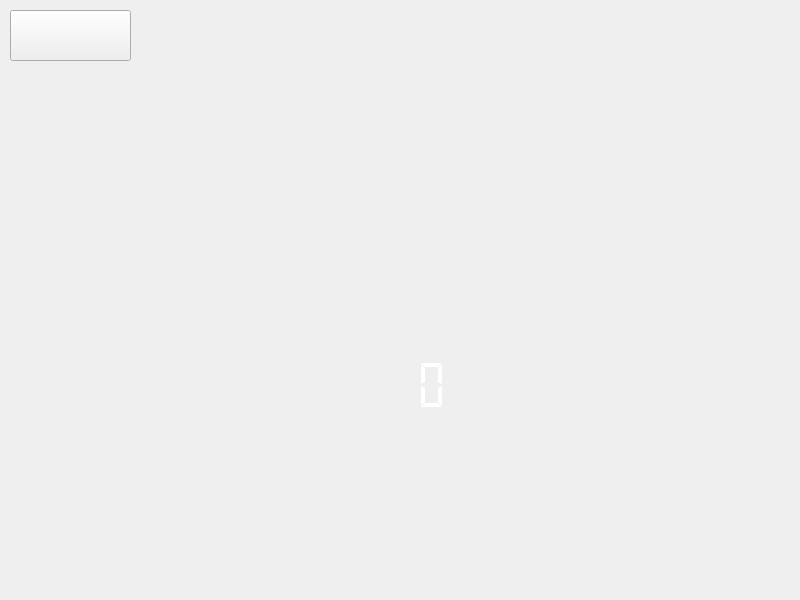
<?xml version="1.0" encoding="UTF-8"?>
<ui version="4.0">
 <class>bomb_endwindow</class>
 <widget class="QMainWindow" name="bomb_endwindow">
  <property name="geometry">
   <rect>
    <x>0</x>
    <y>0</y>
    <width>800</width>
    <height>600</height>
   </rect>
  </property>
  <property name="windowTitle">
   <string>MainWindow</string>
  </property>
  <property name="autoFillBackground">
   <bool>false</bool>
  </property>
  <widget class="QWidget" name="centralwidget">
   <widget class="QLCDNumber" name="lcdNumber">
    <property name="geometry">
     <rect>
      <x>310</x>
      <y>350</y>
      <width>141</width>
      <height>71</height>
     </rect>
    </property>
    <property name="layoutDirection">
     <enum>Qt::LeftToRight</enum>
    </property>
    <property name="autoFillBackground">
     <bool>false</bool>
    </property>
    <property name="styleSheet">
     <string notr="true">font: 24pt &quot;Papyrus&quot;;
color: rgb(255, 255, 255);</string>
    </property>
    <property name="frameShape">
     <enum>QFrame::NoFrame</enum>
    </property>
    <property name="frameShadow">
     <enum>QFrame::Raised</enum>
    </property>
    <property name="mode">
     <enum>QLCDNumber::Dec</enum>
    </property>
    <property name="segmentStyle">
     <enum>QLCDNumber::Flat</enum>
    </property>
   </widget>
   <widget class="QPushButton" name="pushButton">
    <property name="geometry">
     <rect>
      <x>10</x>
      <y>10</y>
      <width>121</width>
      <height>51</height>
     </rect>
    </property>
    <property name="styleSheet">
     <string notr="true">border-image: url(:/picture/newgameButton.png);</string>
    </property>
    <property name="text">
     <string/>
    </property>
   </widget>
  </widget>
 </widget>
 <resources/>
 <connections>
  <connection>
   <sender>bomb_endwindow</sender>
   <signal>update_score(int)</signal>
   <receiver>lcdNumber</receiver>
   <slot>display(int)</slot>
   <hints>
    <hint type="sourcelabel">
     <x>399</x>
     <y>299</y>
    </hint>
    <hint type="destinationlabel">
     <x>420</x>
     <y>327</y>
    </hint>
   </hints>
  </connection>
 </connections>
 <slots>
  <signal>update_score(int)</signal>
 </slots>
</ui>
